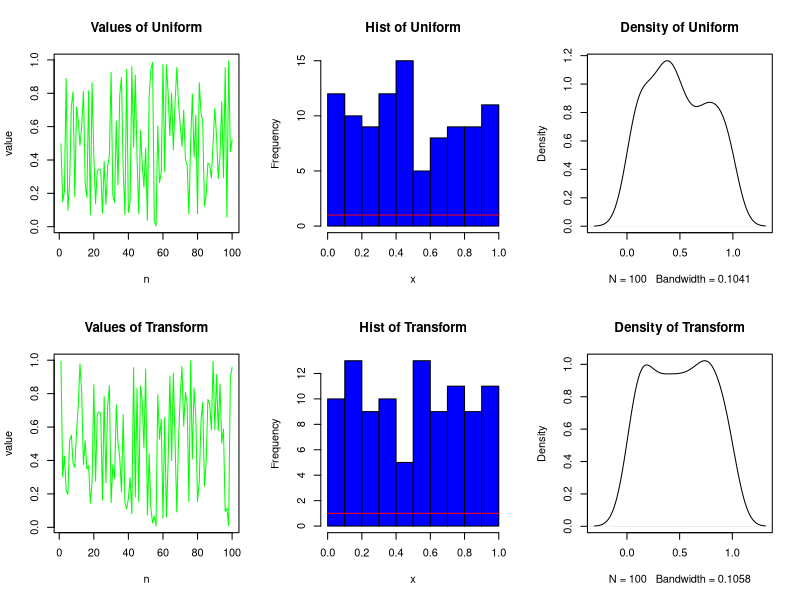
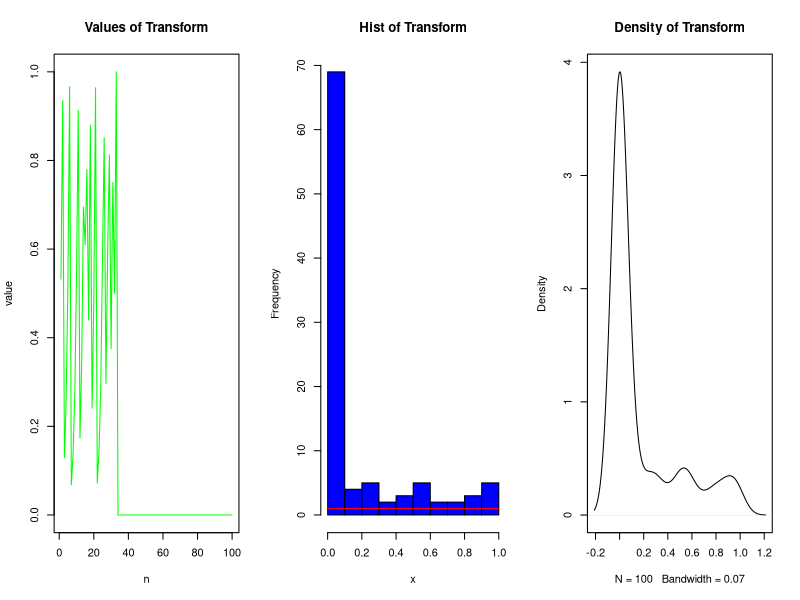

Write R code to recreate these figures, in order.
## ---- chunk 1
knitr::opts_chunk$set(echo = TRUE)
## ---- chunk 2
pop = 1486981
totalNumbers = pop / 4 +  pop /1000 
probBusy = rnorm(1,0.2,0.1)
prior = 1 / totalNumbers
post = 1 / (totalNumbers*probBusy)
cat("My belief was", prior, "\n")
cat("My belief after dialing is", post, "\n")
cat("Therefore my belief increased by", post/prior, "times")
## ---- chunk 3
result <- function(game) {
  w <- array(0, dim=c(1,2))
  
  row1 = game[1] + game[2] + game[3]
  if (row1 == 0) {w[1] <- 1} else if (row1 == 3) {w[2] <- 1}
  
  row2 = game[4] + game[5] + game[6]
  if (row2 == 0) {w[1] <- 1} else if (row2 == 3) {w[2] <- 1}
  
  row3 = game[7] + game[8] + game[9]
  if (row3 == 0) {w[1] <- 1} else if (row3 == 3) {w[2] <- 1}
  
  col1 = game[1] + game[4] + game[7]
  if (col1 == 0) {w[1] <- 1} else if (col1 == 3) {w[2] <- 1}
  
  col2 = game[2] + game[5] + game[8]
  if (col2 == 0) {w[1] <- 1} else if (col2 == 3) {w[2] <- 1}
  
  col3 = game[3] + game[6] + game[9]
  if (col3 == 0) {w[1] <- 1} else if (col3 == 3) {w[2] <- 1}
  
  diag1 = game[1] + game[5] + game[9]
  if (diag1 == 0) {w[1] <- 1} else if (diag1 == 3) {w[2] <- 1}
  
  diag2 = game[3] + game[5] + game[7]
  if (diag2 == 0) {w[1] <- 1} else if (diag2 == 3) {w[2] <- 1}
  
  if(w[1] == 0 & w[2] == 0) {return("t")} #reprint("Its a tie")
  if(w[1] == 1 & w[2] == 0) {return("o")} #print("O wins")}
  if(w[1] == 0 & w[2] == 1) {return("x")} #print("X wins")}
  if(w[1] == 1 & w[2] == 1) {return("t")} #print("Its a tie")}
}

res <- array(NA, dim=c(1,1000))
for (k in 1:1000) {
  first = matrix(NA,3,3)
  for (i in 1:9){
    first[i]= rbinom(1,1,0.5)
  }
  res[k] <- result(first)
}
t <- sum(res == "t")
o <- sum(res == "o")
x <- sum(res == "x")
cat("Out of 1,000 games: X won", x, ", O won", o, "and there were", t, "ties")
cat("Therefore probability that X wins is :", (x/1000))
## ---- chunk 4

result1 <- function(game) {
  w <- array(0, dim=c(1,2))
  row1 = game[1] + game[2] + game[3]
  if (row1 == 0) {w[1] <- 1}
  row2 = game[4] + game[5] + game[6]
  if (row2 == 0) {w[1] <- 1}
  row3 = game[7] + game[8] + game[9]
  if (row3 == 0) {w[1] <- 1}
  col1 = game[1] + game[4] + game[7]
  if (col1 == 0) {w[1] <- 1}
  col2 = game[2] + game[5] + game[8]
  if (col2 == 0) {w[1] <- 1}
  col3 = game[3] + game[6] + game[9]
  if (col3 == 0) {w[1] <- 1}
  diag1 = game[1] + game[5] + game[9]
  if (diag1 == 0) {w[1] <- 1}
  diag2 = game[3] + game[5] + game[7]
  if (diag2 == 0) {w[1] <- 1}
  if(w[1] == 1) {return("o")} #print("O wins")}
}

result2 <- function(game) {
  w <- array(0, dim=c(1,2))
  row1 = game[1] + game[2] + game[3]
  if (row1 == 3) {w[2] <- 1}
  row2 = game[4] + game[5] + game[6]
  if (row2 == 3) {w[2] <- 1}
  row3 = game[7] + game[8] + game[9]
  if (row3 == 3) {w[2] <- 1}
  col1 = game[1] + game[4] + game[7]
  if (col1 == 3) {w[2] <- 1}
  col2 = game[2] + game[5] + game[8]
  if (col2 == 3) {w[2] <- 1}
  col3 = game[3] + game[6] + game[9]
  if (col3 == 3) {w[2] <- 1}
  diag1 = game[1] + game[5] + game[9]
  if (diag1 == 3) {w[2] <- 1}
  diag2 = game[3] + game[5] + game[7]
  if (diag2 == 3) {w[2] <- 1}
  if(w[2] == 1) {return("x")} #print("X wins")}
}

res1 <- array(NA, dim=c(1,1000))
for (j in 1:1000) {
  second = matrix(100,3,3)
  allCells <- seq(1:9)
  remaining <- allCells
  for (i in 1:9){
    selected <- sample(remaining,1,replace=FALSE)
    if (i == 9) {
        selected <- remaining
    }
    remaining <- setdiff(remaining,selected)
    if (i %% 2 == 0) {
      second[selected] <- 0
      if (length(result1(second)) > 0) {
        res1[j] <- result1(second) 
        break
      }
    }
    else {
      second[selected] <- 1
      if (length(result2(second)) > 0) {
        res1[j] <- result2(second) 
        break
        }
    }
  }
}
res1[is.na(res1)] <- "t"
t1 <- sum(res1 == "t")
o1 <- sum(res1 == "o")
x1 <- sum(res1 == "x")
cat("Out of 1,000 games: X won", x1, ", O won", o1, "and there were", t1, "ties")
cat("Therefore probability that X wins is :", (x1/1000))
cat("while probability that O wins is :", (o1/1000))
## ---- chunk 5
doors <- c("A","B","C")
decision <- c()
for (i in 1:1000) 
{
  prize <- sample(doors)[1]
  pick <- sample(doors)[1]
  open <- sample(doors[which(doors != prize & doors != pick)])[1]
  switch <- doors[which(doors != pick & doors != open)]
  if(pick == prize){decision=c(decision,"NoSwitch")}
  if(switch == prize){decision=c(decision,"Switch")}
}
cat("Switching was appropriate strategy in :", (length(which(decision == "NoSwitch"))/1000), "of times")
cat("Switching was appropriate strategy in :", (length(which(decision == "Switch"))/1000), "of times")
## ---- chunk 6
xx <- runif(100,0,1)
y <- array(NA, dim=c(1,100))
for(i in 1:100) {
  x <- xx[i]
  if (x <= 0.5) {
    x <- 2*x
  }
  else {
    x <- 2*(1-x)
  }
  y[i] <- x
}

x <- xx
par(mfrow=c(2,3))
plot(seq(1:100),x, type = 'l',col="Green", xlab="n", ylab="value", main="Values of Uniform")
hist(x, breaks=10, col="blue", main="Hist of Uniform")
curve(dunif(x),add=T, col="red", lwd=1)
plot(density(x),main="Density of Uniform")

remove(x)
x <- y
plot(seq(1:100),x, type = 'l', col="Green", xlab="n", ylab="value", main="Values of Transform")
hist(x, breaks=10, col="blue", main="Hist of Transform")
curve(dunif(x),add=T, col="red", lwd=1)
plot(density(x), main="Density of Transform")
## ---- chunk 7
remove(x,xx,y)

xx <- runif(1,0,1)
y <- array(NA, dim=c(1,100))
y[1] <- xx
for(i in 2:100) {
    x <- y[i-1]
  if (x <= 0.5) {
    x <- 2*x
  }
  else {
    x <- 2*(1-x)
  }
  y[i] <- x
}

par(mfrow=c(1,3))
x <- y
plot(seq(1:100),x, type = 'l', col="Green", xlab="n", ylab="value", main="Values of Transform")
hist(x, breaks=10, col="blue", main="Hist of Transform")
curve(dunif(x),add=T, col="red", lwd=1)
plot(density(x), main="Density of Transform")

## ---- chunk 8
remove(x,xx,y)


